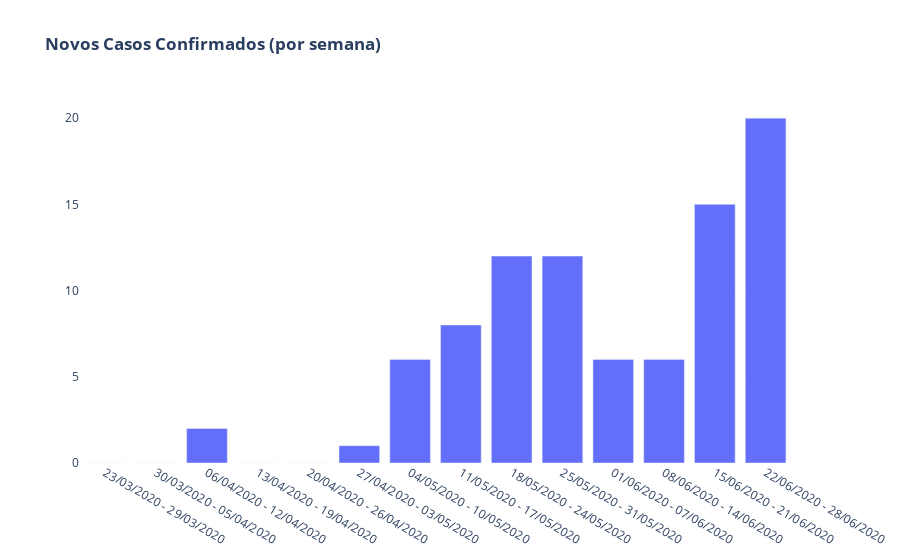

This figure's notebook cell:
### Code cell
bar_soma_casos_semanais = go.Bar(x = soma_confirmados_semanal_consolidado['Semana_str'],
               y = soma_confirmados_semanal_consolidado['Novos Casos'],
               offsetgroup=0)

layout = go.Layout(
        title = '<b>Novos Casos Confirmados (por semana)</b>',
        paper_bgcolor='rgba(0,0,0,0)',
        plot_bgcolor='rgba(0,0,0,0)'
)

dat_soma_casos = [bar_soma_casos_semanais]
fig = go.Figure(data=dat_soma_casos, layout=layout)
py.iplot(fig)

### Figure 1 — Plotly figure (JSON) as saved in the notebook; plotly's stock layout.template omitted (floating-point values rounded to 4 significant figures)
{"data": [{"offsetgroup": "0", "type": "bar", "x": ["23/03/2020 - 29/03/2020", "30/03/2020 - 05/04/2020", "06/04/2020 - 12/04/2020", "13/04/2020 - 19/04/2020", "20/04/2020 - 26/04/2020", "27/04/2020 - 03/05/2020", "04/05/2020 - 10/05/2020", "11/05/2020 - 17/05/2020", "18/05/2020 - 24/05/2020", "25/05/2020 - 31/05/2020", "01/06/2020 - 07/06/2020", "08/06/2020 - 14/06/2020", "15/06/2020 - 21/06/2020", "22/06/2020 - 28/06/2020"], "y": [0, 0, 2, 0, 0, 1, 6, 8, 12, 12, 6, 6, 15, 20]}], "layout": {"paper_bgcolor": "rgba(0,0,0,0)", "plot_bgcolor": "rgba(0,0,0,0)", "title": {"text": "<b>Novos Casos Confirmados (por semana)</b>"}}}
